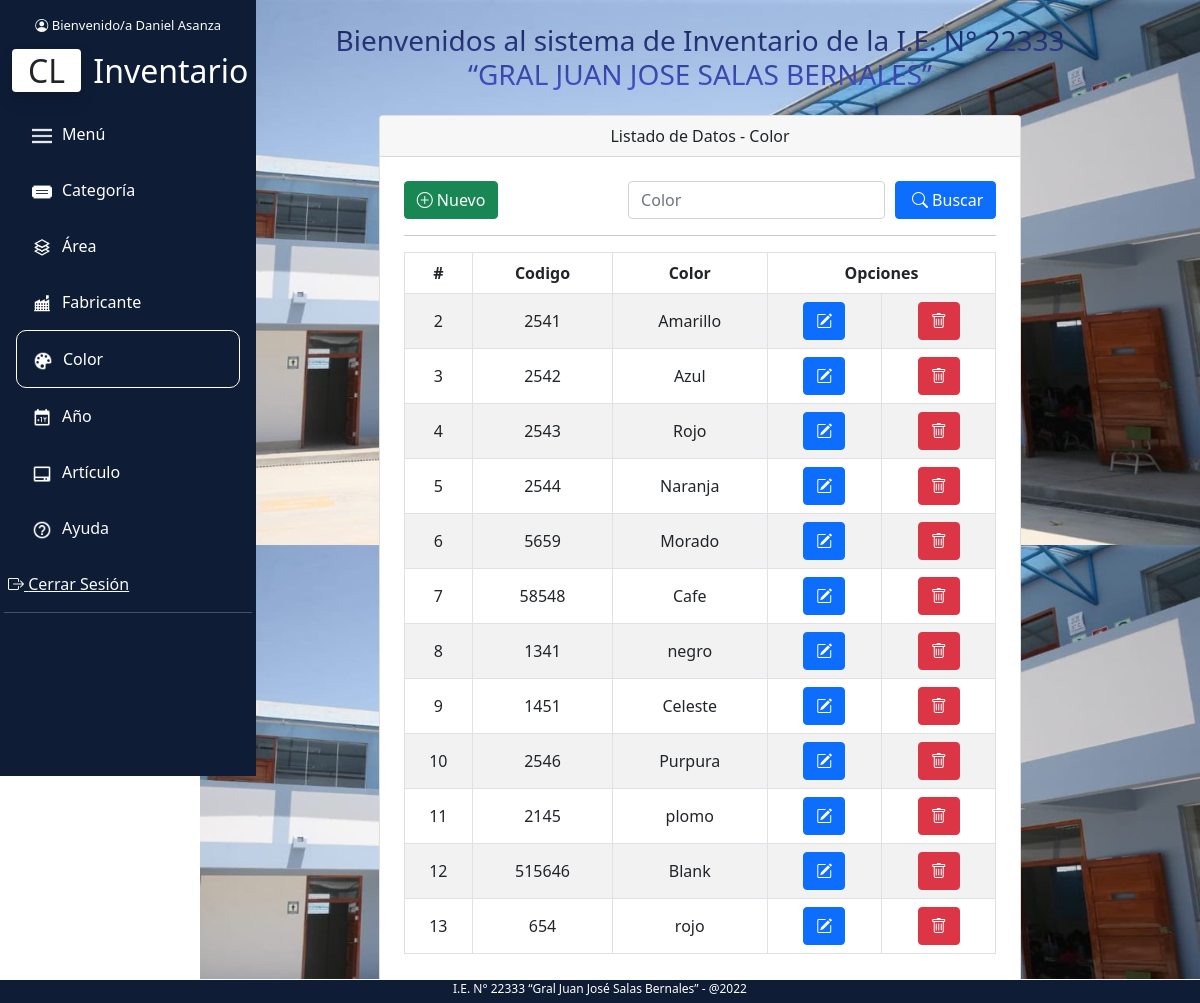
The page /index.php?c=Color&a=index (signed in) on the database its author committed.
### tables this page shows
CREATE TABLE `color` (
  `id` int(5) NOT NULL,
  `codigo` int(10) NOT NULL,
  `color` varchar(20) NOT NULL
);

### controllers/ColorController.php (called while the page is built, shortened)
<?php
require_once 'models/ColorModel.php';
class ColorController
{
    private $model;
    public function __construct()
    {
        $this->model = new ColorModel();
    }
    public function index()
    {
        $resultados = $this->model->listar();
        require_once 'views/opcions/colorView.php';
    }
}

### index.php (called while the page is built, shortened)
<?php
$accion =isset($_REQUEST['a'])?htmlentities($_REQUEST['a']):ACCION_PRINCIPAL;
$objetoCont = new $cont();
$objetoCont->$accion();
?>

### config/Conexion.php (called while the page is built)
<?php
class Conexion{
    public static function getConexion(){
        $database_username = 'root';
        $database_password = '';
        $dbname="proyectoinventario";
        $dsn = 'mysql:host=localhost:3308;dbname=' . $dbname;
        $conexion = null;
        try{
            $conexion = new PDO($dsn, $database_username, $database_password );
        }catch(Exception $e){
                echo $e;
                die("error " . $e->getMessage());
        }
        return $conexion;
    }
}

### models/ColorModel.php (called while the page is built, shortened)
<?php
require_once 'config/Conexion.php';
class ColorModel {
    private $con;
    public function __construct() {
        $this->con = Conexion::getConexion();
    }
    public function listar() {
        $sql = "select * from color";
        $stmt = $this->con->prepare($sql);
        $stmt->execute();
        $resultados = $stmt->fetchAll(PDO::FETCH_OBJ);
        return $resultados;
    }
}

### views/opcions/colorView.php (the view, shortened to what this page needs)
<?php require_once 'views/partials/encabezado.php'; ?>
<div class="container-fluid mb-2 d-block" style="margin-left:200px; background-image: url('assets/iconos/fondo.png'); background-size:contain;" id="categoria">
    <div class="text-center mt-2">
        <h3 class="py-3 px-5 titulo">Bienvenidos al sistema de Inventario de la I.E.
            N° 22333<br>
            “GRAL JUAN JOSE SALAS BERNALES”</h3>
    </div>
    <div class="row justify-content-center">
        <div class="col-md-8">
            <div class="card">
                <div class="card-header text-center">
                    Listado de Datos - Color
                </div>
                <div class="p-4">
                    <div class="filtro d-flex justify-content-between">
                        <div>
                            <a href="#" data-bs-toggle="modal" data-bs-target="#exampleModal" id="botonBuscar" class="btn btn-success" role=" button" data-bs-toggle="button"> <i class="bi bi-plus-circle"></i> Nuevo </a>
                        </div>
                        <form id="frmSearch" class="d-flex">
                            <input type="text" placeholder="Color" size="" class="form-control" id="txtBuscar" name="txtBuscar">
                            <button id="color" class="btn btn-primary d-flex" style="margin-left:10px;" type="submit" name="base"> <i class="bi bi-search px-1"></i> Buscar</button>
                        </form>
                    </div>
                    <hr>
                    <table class="table align-middle table-hover  table-striped table-bordered text-center">
                        <thead>
                            <tr>
                                <th scope="col">#</th>
                                <th scope="col">Codigo</th>
                                <th scope="col">Color</th>
                                <th scope="col" colspan="2">Opciones</th>
                            </tr>
                        </thead>
                        <tbody id="tblDatos">
                            <?php
                            foreach ($resultados as $dato) {
                            ?>
                                <tr>
                                    <td><?php echo $dato->id; ?></td>
                                    <td><?php echo $dato->codigo; ?></td>
                                    <td><?php echo $dato->color; ?></td>
                                    <td><a class="btn btn-primary" href="#" data-bs-toggle="modal" onclick="inicializarDatosUpdate(<?php echo $dato->id; ?>)" id="inicializacion" data-bs-target="#exampleModalEditar"><i class="bi bi-pencil-square"></i></a></td>
                                    <td><a onclick="return confirm('Estas seguro de eliminar?');" class="btn btn-danger " href="index.php?c=Color&a=eliminar&id=<?php echo $dato->id; ?>"><i class="bi bi-trash"></i></a></td>
                                </tr>
                            <?php
                            }
                            ?>
                        </tbody>
                    </table>
                </div>
            </div>
        </div>
    </div>
</div>
</div>
<?php require_once 'views/partials/piedepagina.php'; ?>

### assets/css/styles.css (style rules this page uses)
body { background: #eee; }
a { text-decoration: none; }
* { box-sizing: border-box; margin: 0; padding: 0 }
body { background: #eee; font-family: 'Ubuntu', sans-serif }
.titulo { background: linear-gradient(#0e1c36,rgb(81, 91, 235)); -webkit-background-clip: text; color: transparent; }

### rows shown on the page
color: id "2", codigo "2541", color "Amarillo"
color: id "3", codigo "2542", color "Azul"
color: id "4", codigo "2543", color "Rojo"
color: id "5", codigo "2544", color "Naranja"
color: id "6", codigo "5659", color "Morado"
color: id "7", codigo "58548", color "Cafe"
color: id "8", codigo "1341", color "negro"
color: id "9", codigo "1451", color "Celeste"
color: id "10", codigo "2546", color "Purpura"
color: id "11", codigo "2145", color "plomo"
color: id "12", codigo "515646", color "Blank"
color: id "13", codigo "654", color "rojo"

### other values the page prints
$_SESSION['nombre'] "Daniel Asanza"
